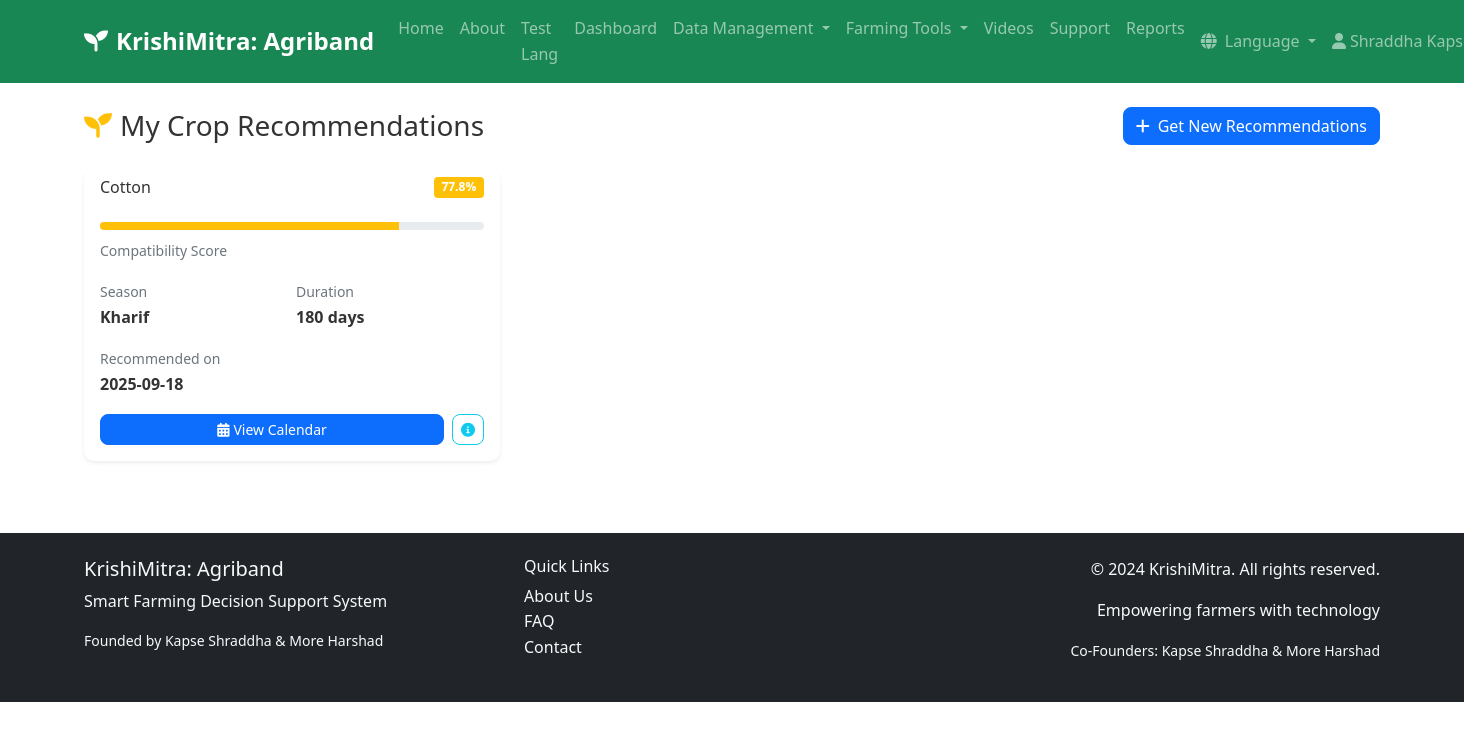
Screenshot of /crops (signed in) with the database file from the repository.
### models.py (models this page shows)
class Recommendation(db.Model):
    __tablename__ = 'recommendations'
    id = db.Column(db.Integer, primary_key=True)
    farmer_id = db.Column(db.Integer, db.ForeignKey('farmers.id'), nullable=False)
    crop_id = db.Column(db.Integer, db.ForeignKey('crops.id'), nullable=False)
    recommended_date = db.Column(db.DateTime, default=datetime.utcnow)
    confidence_score = db.Column(db.Float, default=0.0)

class Crop(db.Model):
    __tablename__ = 'crops'
    id = db.Column(db.Integer, primary_key=True)
    crop_name = db.Column(db.String(100), nullable=False)
    season = db.Column(db.String(20), nullable=False)  # Kharif, Rabi, Summer
    duration_days = db.Column(db.Integer, nullable=False)
    ph_min = db.Column(db.Float, nullable=False)
    ph_max = db.Column(db.Float, nullable=False)
    temp_min = db.Column(db.Float, nullable=False)
    temp_max = db.Column(db.Float, nullable=False)
    moisture_req = db.Column(db.Float, nullable=False)
    nitrogen_req = db.Column(db.Float, nullable=False)
    phosphorus_req = db.Column(db.Float, nullable=False)
    potassium_req = db.Column(db.Float, nullable=False)
    notes = db.Column(db.Text)
    recommendations = db.relationship('Recommendation', backref='crop', lazy=True, cascade='all, delete-orphan')
    alerts = db.relationship('Alert', backref='crop', lazy=True, cascade='all, delete-orphan')

### blueprints/crops.py (the view)
@crops_bp.route('/crops')
@login_required
def index():
    farmer_id = session['farmer_id']
    recommendations = Recommendation.query.filter_by(farmer_id=farmer_id).order_by(Recommendation.recommended_date.desc()).all()
    return render_template('crops/index.html', recommendations=recommendations)

### app.py (called while the page is built)
def get_locale():
    try:
        if 'language' in session:
            lang = session['language']
            if lang in app.config['LANGUAGES']:
                return lang
        if request.args.get('lang'):
            lang = request.args.get('lang')
            if lang in app.config['LANGUAGES']:
                return lang
        return 'en'
    except Exception as e:
        print(f"Error in get_locale: {e}")
        return 'en'

@app.context_processor
def inject_get_locale():
    from flask_babel import get_locale as babel_get_locale
    return dict(
        get_locale=babel_get_locale,
        current_language=session.get('language', 'en')
    )

### blueprints/crops.py (called while the page is built)
def login_required(f):
    @wraps(f)
    def decorated_function(*args, **kwargs):
        if 'farmer_id' not in session:
            flash('Please log in to access this page.', 'error')
            return redirect(url_for('auth.login'))
        return f(*args, **kwargs)
    return decorated_function

### templates/crops/index.html (shortened to what this page needs)
{% extends 'base.html' %}
{% block content %}
<div class="container py-4">
    <div class="row mb-4">
        <div class="col-12">
            <div class="d-flex justify-content-between align-items-center">
                <h2 class="h3 mb-0">
                    <i class="fas fa-seedling text-warning me-2"></i>{{ _('My Crop Recommendations') }}
                </h2>
                <a href="{{ url_for('crops.recommend') }}" class="btn btn-primary">
                    <i class="fas fa-plus me-2"></i>{{ _('Get New Recommendations') }}
                </a>
            </div>
        </div>
    </div>
    {% if recommendations %}
    <div class="row g-4">
        {% for rec in recommendations %}
        <div class="col-md-6 col-lg-4">
            <div class="card border-0 shadow-sm">
                <div class="card-header bg-white border-0">
                    <div class="d-flex justify-content-between align-items-center">
                        <h6 class="card-title mb-0">{{ rec.crop.crop_name }}</h6>
                        <span class="badge bg-{{ 'success' if rec.confidence_score >= 80 else 'warning' if rec.confidence_score >= 60 else 'secondary' }}">
                            {{ "%.1f"|format(rec.confidence_score) }}%
                        </span>
                    </div>
                </div>
                <div class="card-body">
                    <div class="mb-3">
                        <div class="progress mb-2" style="height: 8px;">
                            <div class="progress-bar bg-{{ 'success' if rec.confidence_score >= 80 else 'warning' if rec.confidence_score >= 60 else 'secondary' }}"
                                 style="width: {{ rec.confidence_score }}%"></div>
                        </div>
                        <small class="text-muted">{{ _('Compatibility Score') }}</small>
                    </div>
                    <div class="row g-2 mb-3">
                        <div class="col-6">
                            <small class="text-muted">{{ _('Season') }}</small>
                            <div class="fw-bold">{{ rec.crop.season }}</div>
                        </div>
                        <div class="col-6">
                            <small class="text-muted">{{ _('Duration') }}</small>
                            <div class="fw-bold">{{ rec.crop.duration_days }} {{ _('days') }}</div>
                        </div>
                    </div>
                    <div class="mb-3">
                        <small class="text-muted">{{ _('Recommended on') }}</small>
                        <div class="fw-bold">{{ rec.recommended_date.strftime('%Y-%m-%d') }}</div>
                    </div>
                    <div class="d-flex gap-2">
                        <a href="{{ url_for('crops.calendar', crop_id=rec.crop.id) }}" class="btn btn-primary btn-sm flex-fill">
                            <i class="fas fa-calendar-alt me-1"></i>{{ _('View Calendar') }}
                        </a>
                        <a href="{{ url_for('crops.crop_details', crop_id=rec.crop.id) }}" class="btn btn-outline-info btn-sm">
                            <i class="fas fa-info-circle"></i>
                        </a>
                    </div>
                </div>
            </div>
        </div>
        {% endfor %}
    </div>
    {% endif %}
</div>
{% endblock %}

### static/css/style.css (style rules this page uses)
:root { --primary-color: #28a745; --secondary-color: #6c757d; --success-color: #28a745; --info-color: #17a2b8; --warning-color: #ffc107; --danger-color: #dc3545; --light-color: #f8f9fa; --dark-color: #343a40; }
body { font-family: 'Segoe UI', Tahoma, Geneva, Verdana, sans-serif; line-height: 1.6; color: #333; }
.card { transition: transform 0.3s ease, box-shadow 0.3s ease; border-radius: 10px; }
.card-header { border-radius: 10px 10px 0 0 !important; border-bottom: 1px solid #e9ecef; }
.btn { border-radius: 8px; font-weight: 500; transition: all 0.3s ease; }

### rows the page displays
Recommendation: crop.crop_name "Cotton", confidence_score "77.8", crop.season "Kharif", crop.duration_days "180", recommended_date "2025-09-18"

### other values shown
{{ session.farmer_name }} "Shraddha…"
